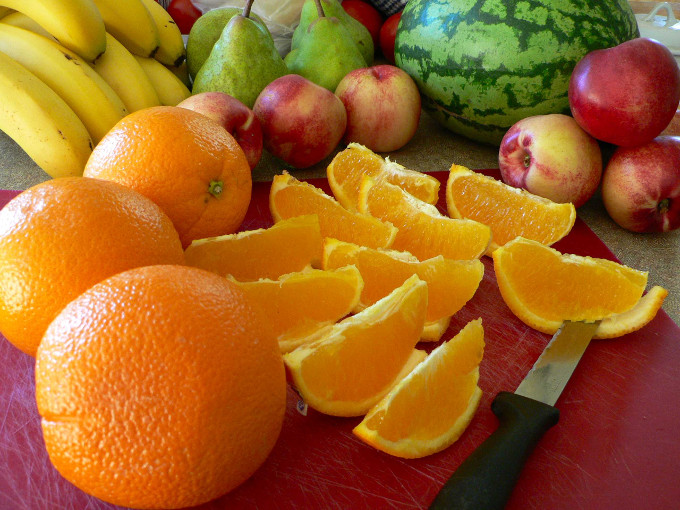
%> input picture images/fruits1.jpg, 680 x 510 px
$ octave color_planes.m   (GNU Octave 9; MATLAB toolbox functions it lacks are replaced by stand-ins)
%> lines starting %> are read from the running program, lines starting %| are printed output that depends on the picture
% Color planes,Select a color plane, display it, inspect values from a row
img = imread('../images/fruits1.jpg');
%> img is the input picture: size 510x680x3 uint8; mean R, G, B 158.7, 98.9, 35.7
figure, imshow(img);

% select a row in image
row_no = 480;

disp(size(img));
%|    510   680     3

% Select a color plane
img_red = img(:,:,1);
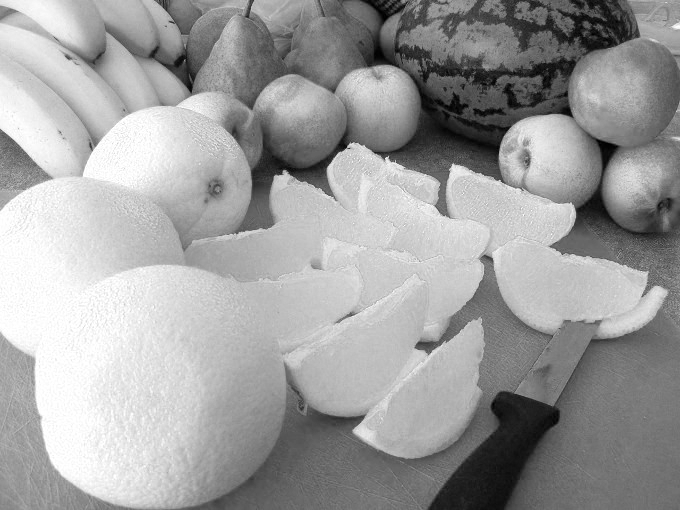
%> img_red: size 510x680 uint8; min 0, max 255, mean 158.7

% show images
figure(1, 'position',[100,100,size(img)(2)*3,size(img)(1)]);

subplot(1,3,1);
imshow(img)
title("Image");

subplot(1,3,2);
imshow(img_red)
[h, w]=size(img_red);
%> h = 510; w = 680

% Plot a line on the selected row
line([0,w], [row_no,row_no], 'Color', 'g', 'LineWidth', 1);
title("Image Red Plane");

% Plot the selected row values
subplot(1,3,3);
plot(img_red(row_no, :));
title("Image Selected Row");
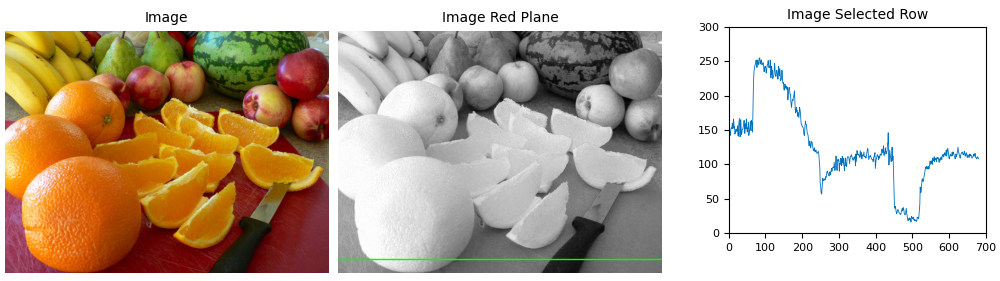
%> figure redrawn from the program's plot data, 3 panels

$ run again, with images/fruits2.jpg copied over images/fruits1.jpg
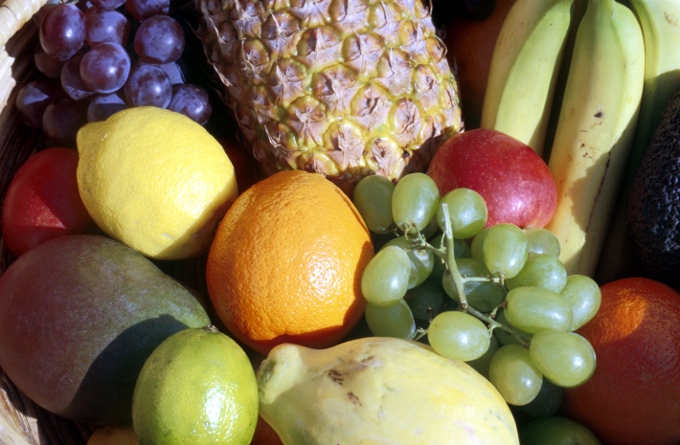
%> input picture images/fruits2.jpg, 680 x 445 px
%> img is the input picture: size 445x680x3 uint8; mean R, G, B 130.6, 111.9, 77.4
%|    445   680     3
%> `img_red = img(:,:,1);`:
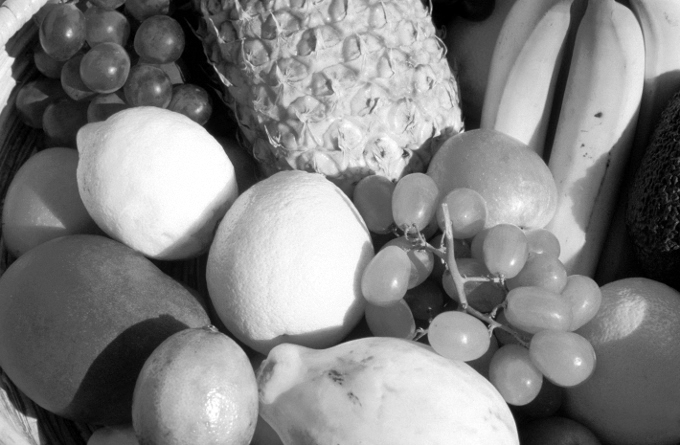
%> img_red: size 445x680 uint8; min 0, max 255, mean 130.6
%> `title("Image Selected Row");`:
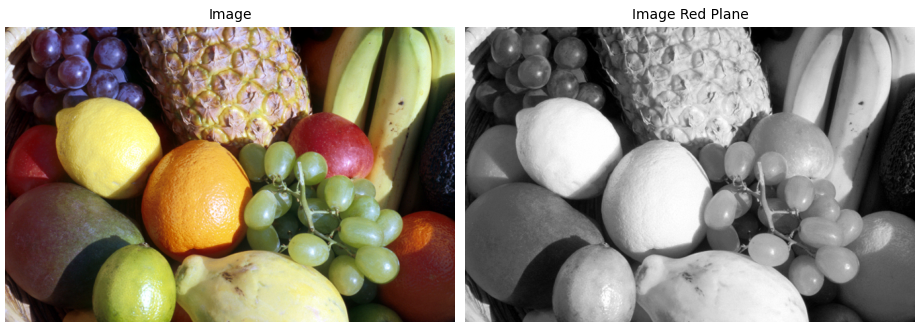
%> figure redrawn from the program's plot data, 2 panels
